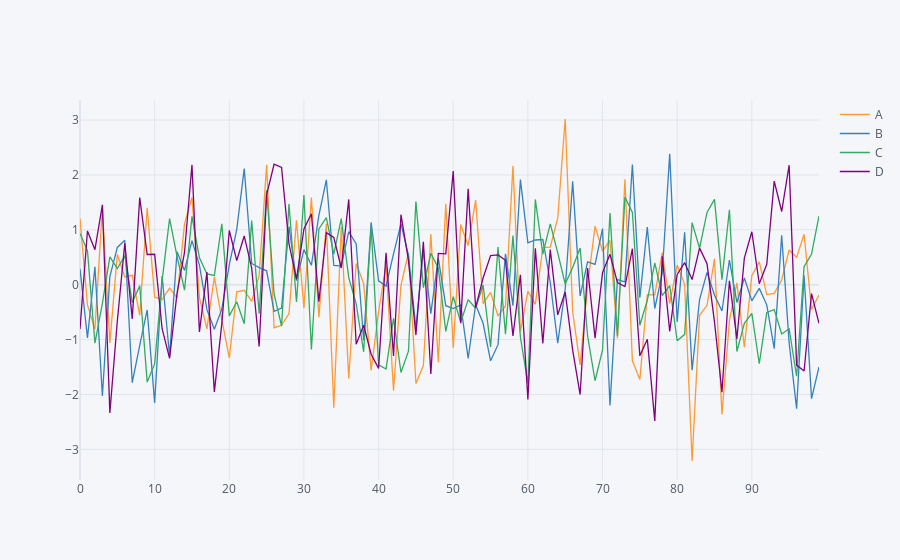

The notebook cell saved with this chart:
### Code cell
#pands using iplot

df.iplot()
